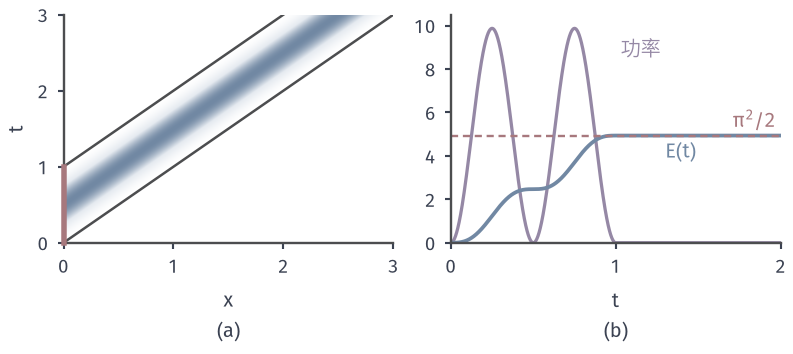

Reproduce this figure in Python.
from pathlib import Path
import sys
ROOT = next(p for p in Path(__file__).resolve().parents if (p/"build.sh").is_file() and (p/"tex/book.tex").is_file())
sys.path.insert(0, str(ROOT/"figures/06-differential-equations/02-partial-differential-equations/matplotlib/wave-common"))
from wave_common import *
# Target: boundary-driven half line u=g(t-x), g=sin^2(pi t) on [0,1], c=1, with injected energy.
fig, axs = figure(width_mm=112, height_mm=50, ncols=2)
g = lambda r: np.where((r >= 0) & (r <= 1), np.sin(np.pi*np.clip(r, 0, 1))**2, 0.)
xs = np.linspace(0, 3, 601); ts = np.linspace(0, 3, 601); X, TT = np.meshgrid(xs, ts)
ax = axs[0]; style(ax); field(ax, g(TT-X), [0, 3, 0, 3], vmax=1.)
ax.plot([0, 3], [0, 3], color=LINE, lw=1.0); ax.plot([0, 2], [1, 3], color=LINE, lw=1.0)
ax.plot([0, 0], [0, 1], color=RED, lw=2.2, clip_on=False, zorder=5)
ax.set_xticks([0, 1, 2, 3]); ax.set_yticks([0, 1, 2, 3]); ax.set_ylabel('$t$'); sub(ax, 'a', '$x$')
ax = axs[1]; style(ax); t = np.linspace(0, 2, 2001)
P = np.where(t <= 1, (np.pi*np.sin(2*np.pi*t))**2, 0.)
# Energy by direct spatial quadrature of (u_t^2+u_x^2)/2 at each time.
gp = lambda r: np.where((r >= 0) & (r <= 1), np.pi*np.sin(2*np.pi*r), 0.)
x = np.linspace(0, 2.2, 8801)
E = np.array([np.trapezoid(gp(tt-x)**2, x) if hasattr(np, 'trapezoid') else np.trapz(gp(tt-x)**2, x) for tt in t])
ax.plot(t, P, color=PURPLE, lw=1.3); ax.plot(t, E, color=BLUE, lw=1.5)
ax.axhline(np.pi**2/2, color=RED, lw=.95, ls=(0, (3, 2)))
ax.text(1.97, 5.3, r'$\pi^{2}/2$', color=RED, ha='right'); ax.text(1.3, 3.9, '$E(t)$', color=BLUE); ax.text(1.03, 8.6, '功率', color=PURPLE)
ax.set_xlim(0, 2); ax.set_ylim(0, 10.5); ax.set_xticks([0, 1, 2]); sub(ax, 'b', '$t$')
save(fig, HERE(__file__), 'figure', {'formula': 'u=g(t-x); P=g\'(t)^2; E by quadrature; final pi^2/2'})
